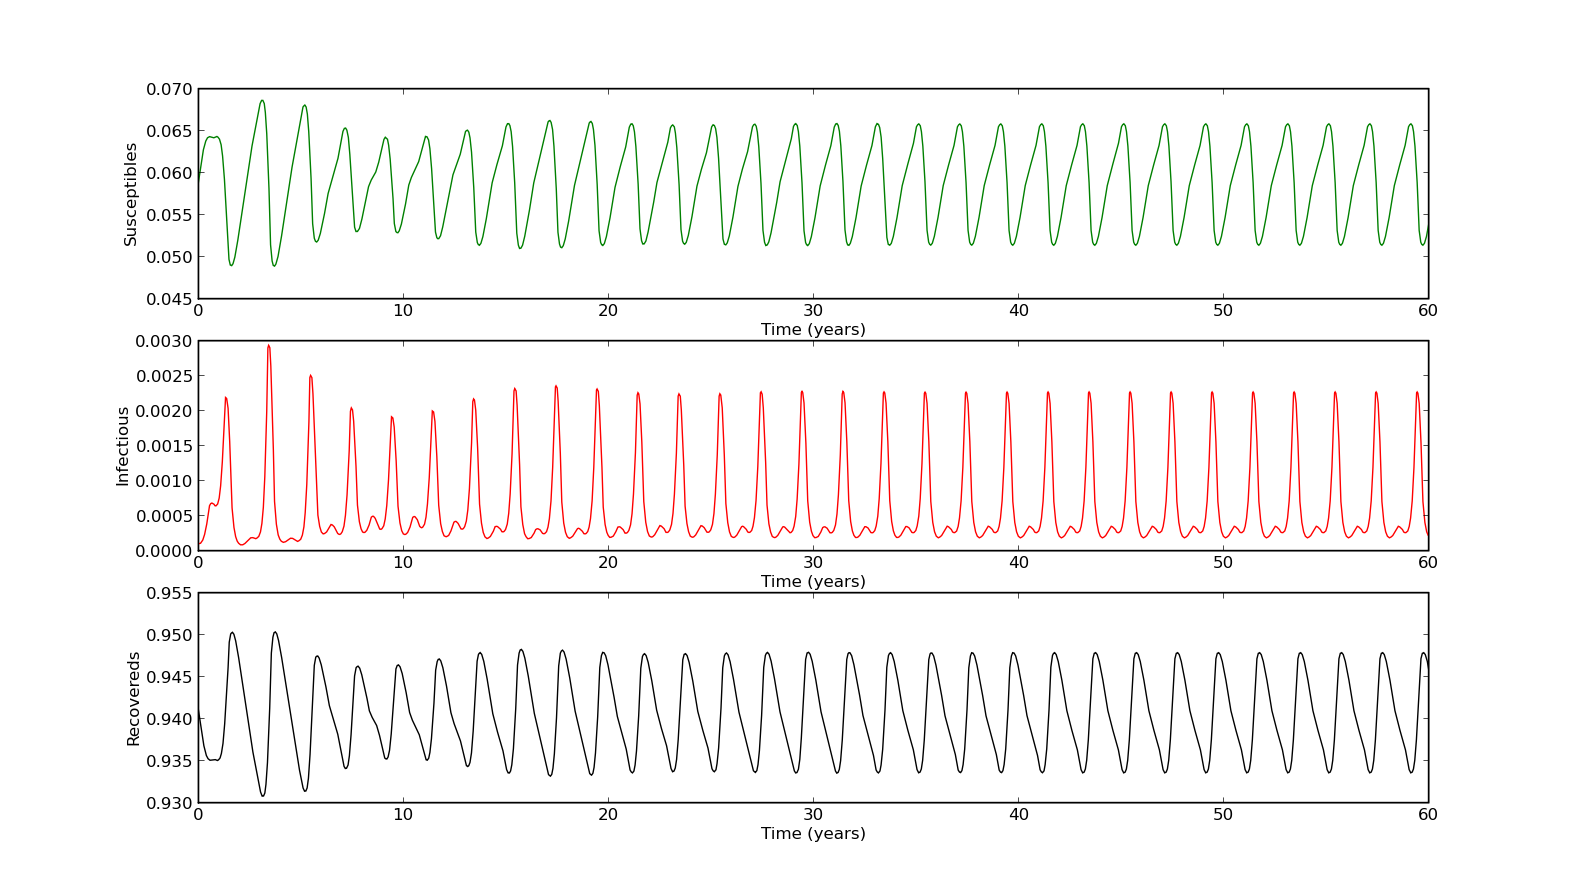

Here is the Python script that generated this plot:
#!/usr/bin/env python

####################################################################
###    This is the PYTHON version of program 5.1 from page 160 of  #
### "Modeling Infectious Disease in humans and animals"            #
### by Keeling & Rohani.										   #
###																   #
### It is the simple SIR epidemic with sinusoidal forcing of the   #
### transmission rate.											   #
### Note: setting beta1 too high can cause numerical difficulties. #
####################################################################

###################################
### Written by Ilias Soumpasis    #
### ilias.soumpasis@ucd.ie (work) #
### ilias.soumpasis@gmail.com	  #
###################################

import scipy.integrate as spi
import numpy as np
import pylab as pl

beta0=17/13.0;
beta1=([0.1]);
gamma=1/13.0;
mu=1/(50*365.0);
S0=1/17.0;
I0=1e-4;
ND=MaxTime=60*365.0;
TS=1.0


### This code can also be used to generate bifurcation diagrams, by setting
### beta1 equal to a vector of seasonality rates. The bifurcation diagram is
### constructed using extrapolated initial conditions. Try:
#(beta0,beta1,gamma,mu,S0,I0,ND)=(17/13.,np.arange(0.001,0.251,0.001),1/13.,1./(50*365),1/17.,1e-4,20*365)

INPUT=np.array((S0,I0, 1-S0-I0))

def diff_eqs(INP,t):  
	'''The main set of equations'''
	Y=np.zeros((3))
	V = INP   
	beta=beta0*(1+beta1*np.sin(2*np.pi*t/365))
	Y[0] = mu - beta*V[0]*V[1] - mu*V[0]
	Y[1] = beta*V[0]*V[1] - mu*V[1] - gamma*V[1]
	Y[2] = gamma * V[1] - mu * V[2]
	return Y   # For odeint

if len(beta1)==1:
	beta1=beta1[0]
	t_start = 0.0; t_end = ND; t_inc = TS
	t_range = np.arange(t_start, t_end+t_inc, t_inc)
	RES = spi.odeint(diff_eqs,INPUT,t_range)

	print RES
	
	t=(np.arange(ND)/365.)
	#Ploting
	pl.subplot(311)
	pl.plot(t,RES[1:,0], 'g', label='S')
	pl.xlabel ('Time (years)')
	pl.ylabel ('Susceptibles')
	pl.subplot(312)
	pl.plot(t,RES[1:,1], 'r', label='I')
	pl.xlabel ('Time (years)')
	pl.ylabel ('Infectious')
	pl.subplot(313)
	pl.plot(t,1-(RES[1:,0]+RES[1:,1]), 'k', label='R')
	pl.xlabel ('Time (years)')
	pl.ylabel ('Recovereds')

else:
	pl.ion()
	if ND < 3650:
		ND = 3650
	beta2=beta1
	Bifur_I=np.zeros((len(beta2),10))
	for i in range(len(beta2)):
		beta1 = beta2[i]

		t_start = 0.0; t_end = ND; t_inc = TS
		t_range = np.arange(t_start, t_end+t_inc, t_inc)
		RES = spi.odeint(diff_eqs,INPUT,t_range)
		INPUT=RES[-1]

		for j in range(10):
			Bifur_I[i,j]=RES[np.arange(ND)[((ND-j*365.)-1)],1]
			
		### Producing the plot step by step but it is slow
		### Prefer to make a video as shown in spatial models
#		if i > 1:
#			pl.semilogy (beta2, Bifur_I, '.k')
#			pl.xlabel (r'Seasonality, $\beta_1$')
#			pl.ylabel (r'Level of Infection')
	pl.ioff()
	pl.semilogy (beta2, (Bifur_I), '.k')
	### if TeX commands do not work comment comment the next line
	pl.xlabel (r'Seasonality, $\beta_1$')
	pl.ylabel (r'Level of Infection')
	### if TeX commands do not work comment uncomment the next line
#	pl.xlabel ('Seasonality, beta1')
#	pl.ylabel ('Level of Infection (log_10)')
pl.show()
